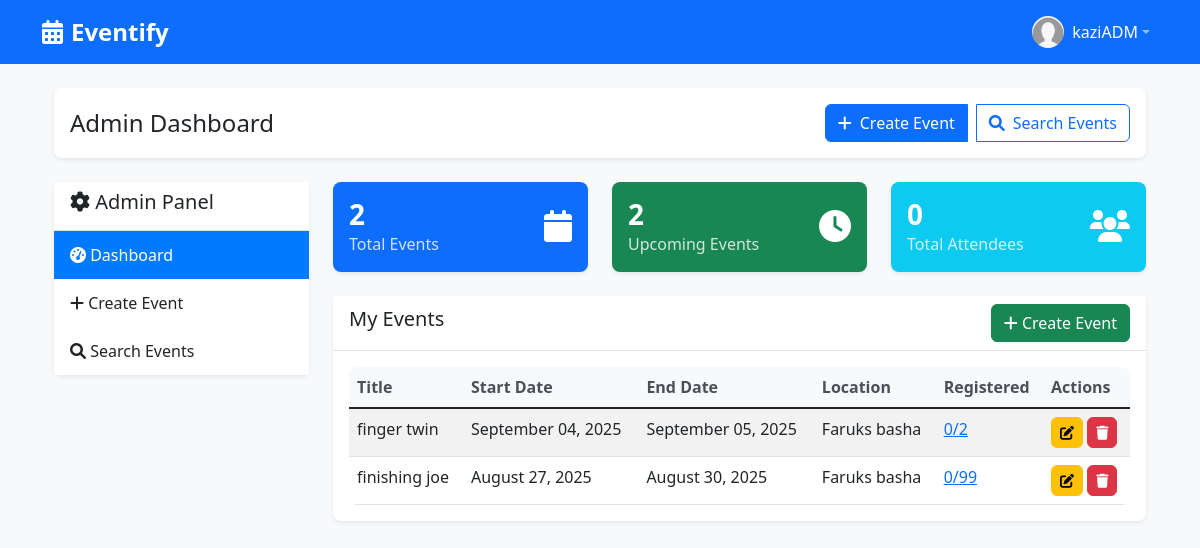
Screenshot of /admin/dashboard (signed in) with the database file from the repository.
### models/user.py (models this page shows, shortened)
class User(UserMixin, db.Model):
    __tablename__ = 'users'
    id = db.Column(db.Integer, primary_key=True)
    username = db.Column(db.String(80), unique=True, nullable=False)
    email = db.Column(db.String(120), unique=True, nullable=False)
    password_hash = db.Column(db.String(128), nullable=False)
    role = db.Column(db.String(20), nullable=False, default='student')  # 'student' or 'admin'
    created_at = db.Column(db.DateTime, default=datetime.utcnow)
    registered_events = db.relationship('Event', secondary='event_registrations', back_populates='registered_users')
    created_events = db.relationship('Event', foreign_keys='Event.creator_id', back_populates='creator')
    def is_admin(self):
        return self.role == 'admin'
    def is_student(self):
        return self.role == 'student'

### models/event.py (models this page shows, shortened)
class Event(db.Model):
    __tablename__ = 'events'
    id = db.Column(db.Integer, primary_key=True)
    title = db.Column(db.String(200), nullable=False)
    description = db.Column(db.Text, nullable=False)
    start_date = db.Column(db.Date, nullable=False)
    start_time = db.Column(db.Time, nullable=False)
    end_date = db.Column(db.Date, nullable=False)
    end_time = db.Column(db.Time, nullable=False)
    location = db.Column(db.String(200), nullable=False)
    category = db.Column(db.String(100), nullable=False)
    max_capacity = db.Column(db.Integer, default=100)
    creator_id = db.Column(db.Integer, db.ForeignKey('users.id'), nullable=False)
    created_at = db.Column(db.DateTime, default=datetime.utcnow)
    updated_at = db.Column(db.DateTime, default=datetime.utcnow, onupdate=datetime.utcnow)
    creator = db.relationship('User', foreign_keys=[creator_id], back_populates='created_events')
    registered_users = db.relationship('User', secondary=event_registrations, back_populates='registered_events')
    @property
    def registration_count(self):
        return len(self.registered_users)

### views/admin.py (the view)
@admin_bp.route('/dashboard')
def dashboard():
    events = AdminViewModel.get_admin_events(current_user)
    stats = AdminViewModel.get_admin_stats(current_user)
    return render_template('admin/dashboard.html', events=events, stats=stats)

### app.py (called while the page is built)
def create_app():
    app = Flask(__name__)
    app.config.from_object(Config)
    db.init_app(app)
    login_manager = LoginManager()
    login_manager.init_app(app)
    login_manager.login_view = 'auth.login'
    login_manager.login_message = 'Please log in to access this page.'
    @login_manager.user_loader
    def load_user(user_id):
        return User.query.get(int(user_id))
    app.register_blueprint(auth_bp)
    app.register_blueprint(student_bp)
    app.register_blueprint(admin_bp)
    with app.app_context():
        db.create_all()
    @app.route('/')
    def index():
        if current_user.is_authenticated:
            if current_user.is_student():
                return redirect(url_for('student.dashboard'))
            else:
                return redirect(url_for('admin.dashboard'))
        return redirect(url_for('auth.login'))
    return app

### viewmodels/admin_viewmodel.py (called while the page is built)
    @staticmethod
    def get_admin_events(admin_user):
        return Event.query.filter_by(creator=admin_user).order_by(Event.start_date.desc()).all()

    @staticmethod
    def get_admin_stats(admin_user):
        events = Event.query.filter_by(creator=admin_user).all()
        total_events = len(events)
        upcoming_events = [e for e in events if e.start_date >= date.today()]
        total_upcoming = len(upcoming_events)
        total_attendees = sum(e.registration_count for e in events)
        return {
            'total_events': total_events,
            'upcoming_events': total_upcoming,
            'total_attendees': total_attendees
        }

### views/admin.py (called while the page is built)
@admin_bp.before_request
@login_required
def require_admin():
    if not current_user.is_admin():
        flash('Access denied. Admins only.', 'error')
        return redirect(url_for('student.dashboard'))

### templates/admin/dashboard.html (shortened to what this page needs)
{% extends "base.html" %}
{% block extra_css %}
<link href="{{ url_for('static', filename='css/admin.css') }}" rel="stylesheet">
{% endblock %}
{% block content %}
<div class="container mt-4">
    <div class="row mb-4">
        <div class="col-md-12">
            <div class="card">
                <div class="card-body">
                    <div class="d-flex justify-content-between align-items-center">
                        <h4 class="mb-0">Admin Dashboard</h4>
                        <div class="btn-group">
                            <a href="{{ url_for('admin.create_event') }}" class="btn btn-primary">
                                <i class="fas fa-plus me-2"></i>Create Event
                            </a>
                            <a href="{{ url_for('admin.search_events') }}" class="btn btn-outline-primary ms-2">
                                <i class="fas fa-search me-2"></i>Search Events
                            </a>
                        </div>
                    </div>
                </div>
            </div>
        </div>
    </div>
    <div class="row">
        <div class="col-md-3">
            <div class="card">
                <div class="card-header">
                    <h5><i class="fas fa-cog"></i> Admin Panel</h5>
                </div>
                <div class="list-group list-group-flush">
                    <a href="{{ url_for('admin.dashboard') }}" class="list-group-item list-group-item-action active">
                        <i class="fas fa-tachometer-alt"></i> Dashboard
                    </a>
                    <a href="{{ url_for('admin.create_event') }}" class="list-group-item list-group-item-action">
                        <i class="fas fa-plus"></i> Create Event
                    </a>
                    <a href="{{ url_for('admin.search_events') }}" class="list-group-item list-group-item-action">
                        <i class="fas fa-search"></i> Search Events
                    </a>
                </div>
            </div>
        </div>
        <div class="col-md-9">
            <div class="row mb-4">
                <div class="col-md-4">
                    <div class="card bg-primary text-white">
                        <div class="card-body">
                            <div class="d-flex justify-content-between">
                                <div>
                                    <h3>{{ stats.total_events }}</h3>
                                    <p>Total Events</p>
                                </div>
                                <div class="align-self-center">
                                    <i class="fas fa-calendar fa-2x"></i>
                                </div>
                            </div>
                        </div>
                    </div>
                </div>
                <div class="col-md-4">
                    <div class="card bg-success text-white">
                        <div class="card-body">
                            <div class="d-flex justify-content-between">
                                <div>
                                    <h3>{{ stats.upcoming_events }}</h3>
                                    <p>Upcoming Events</p>
                                </div>
                                <div class="align-self-center">
                                    <i class="fas fa-clock fa-2x"></i>
                                </div>
                            </div>
                        </div>
                    </div>
                </div>
                <div class="col-md-4">
                    <div class="card bg-info text-white">
                        <div class="card-body">
                            <div class="d-flex justify-content-between">
                                <div>
                                    <h3>{{ stats.total_attendees }}</h3>
                                    <p>Total Attendees</p>
                                </div>
                                <div class="align-self-center">
                                    <i class="fas fa-users fa-2x"></i>
                                </div>
                            </div>
                        </div>
                    </div>
                </div>
            </div>
            <div class="card">
                <div class="card-header d-flex justify-content-between align-items-center">
                    <h5>My Events</h5>
                    <a href="{{ url_for('admin.create_event') }}" class="btn btn-success">
                        <i class="fas fa-plus"></i> Create Event
                    </a>
                </div>
                <div class="card-body">
                    {% if events %}
                        <div class="table-responsive">
                            <table class="table table-striped">
                                <thead>
                                    <tr>
                                        <th>Title</th>
                                        <th>Start Date</th>
                                    <th>End Date</th>
                                        <th>Location</th>
                                        <th>Registered</th>
                                        <th>Actions</th>
                                    </tr>
                                </thead>
                                <tbody>
                                    {% for event in events %}
                                    <tr>
                                        <td>{{ event.title }}</td>
                                        <td>{{ event.start_date.strftime('%B %d, %Y') }}</td>
                                    <td>{{ event.end_date.strftime('%B %d, %Y') }}</td>
                                        <td>{{ event.location }}</td>
                                        <td>
                                            <a href="{{ url_for('admin.event_attendees', event_id=event.id) }}">
                                                {{ event.registration_count }}/{{ event.max_capacity }}
                                            </a>
                                        </td>
                                        <td>
                                            <a href="{{ url_for('admin.edit_event', event_id=event.id) }}" class="btn btn-sm btn-warning">
                                                <i class="fas fa-edit"></i>
                                            </a>
                                            <form method="POST" action="{{ url_for('admin.delete_event', event_id=event.id) }}" class="d-inline" onsubmit="return confirm('Are you sure you want to delete this event?')">
                                                <button type="submit" class="btn btn-sm btn-danger">
                                                    <i class="fas fa-trash"></i>
                                                </button>
                                            </form>
                                        </td>
                                    </tr>
                                    {% endfor %}
                                </tbody>
                            </table>
                        </div>
                    {% else %}
                        <div class="text-center">
                            <p class="text-muted">No events created yet.</p>
                            <a href="{{ url_for('admin.create_event') }}" class="btn btn-primary">Create Your First Event</a>
                        </div>
                    {% endif %}
                </div>
            </div>
        </div>
    </div>
</div>
{% endblock %}

### templates/base.html (shortened to what this page needs)
<!DOCTYPE html>
<html lang="en">
<head>
    <link href="https://cdn.jsdelivr.net/npm/bootstrap@5.1.3/dist/css/bootstrap.min.css" rel="stylesheet">
    <link href="https://cdnjs.cloudflare.com/ajax/libs/font-awesome/6.0.0/css/all.min.css" rel="stylesheet">
    <link href="{{ url_for('static', filename='css/base.css') }}" rel="stylesheet">
    {% block extra_css %}{% endblock %}
</head>
<body>
    <nav class="navbar navbar-expand-lg navbar-dark bg-primary">
        <div class="container">
            <a class="navbar-brand" href="{{ url_for('index') }}">
                <i class="fas fa-calendar-alt me-2"></i>Eventify
            </a>
            {% if current_user.is_authenticated %}
            <ul class="navbar-nav ms-auto">
                <li class="nav-item dropdown">
                    <a class="nav-link dropdown-toggle d-flex align-items-center" href="#" id="userDropdown" role="button" data-bs-toggle="dropdown" aria-expanded="false">
                        <div class="d-flex align-items-center">
                            <img src="{{ current_user.profile_image_url or url_for('static', filename='img/default_profile.png') }}"
                                alt="Profile" class="rounded-circle me-2" width="32" height="32">
                            <span class="text-white">{{ current_user.username }}</span>
                        </div>
                    </a>
                </li>
            </ul>
            {% endif %}
        </div>
    </nav>
    <main class="container mt-4">
        {% block content %}{% endblock %}
    </main>
</body>
</html>

### static/css/base.css (style rules this page uses)
body { background-color: #f8f9fa; font-family: 'Segoe UI', Tahoma, Geneva, Verdana, sans-serif; }
.navbar-brand { font-weight: bold; font-size: 1.5rem; }
.card { border: none; box-shadow: 0 0.125rem 0.25rem rgba(0, 0, 0, 0.075); border-radius: 0.5rem; }
.card-header { background-color: #fff; border-bottom: 1px solid #dee2e6; font-weight: 600; }
.btn { border-radius: 0.375rem; font-weight: 500; }
.table { margin-bottom: 0; }
.table th { border-top: none; font-weight: 600; color: #495057; }
.list-group-item { border: none; padding: 0.75rem 1rem; }
.list-group-item.active { background-color: #007bff; border-color: #007bff; }

### static/css/admin.css (style rules this page uses)
.card.bg-primary, .card.bg-success, .card.bg-info { border: none; }
.card.bg-primary .card-body h3, .card.bg-success .card-body h3, .card.bg-info .card-body h3 { font-weight: bold; margin-bottom: 0; }
.card.bg-primary .card-body p, .card.bg-success .card-body p, .card.bg-info .card-body p { margin-bottom: 0; opacity: 0.8; }
.table th { background-color: #f8f9fa; }
.btn-sm { padding: 0.25rem 0.5rem; font-size: 0.875rem; }
.table-responsive { border-radius: 0.5rem; }

### rows the page displays
User: username "kaziADM"
Event: title "finger twin", start_date "September 04, 2025", end_date "September 05, 2025", location "Faruks basha", registration_count "0", max_capacity "2"
Event: title "finishing joe", start_date "August 27, 2025", end_date "August 30, 2025", location "Faruks basha", registration_count "0", max_capacity "99"

### other values shown
{{ stats.total_events }} "2"
{{ stats.upcoming_events }} "2"
{{ stats.total_attendees }} "0"
